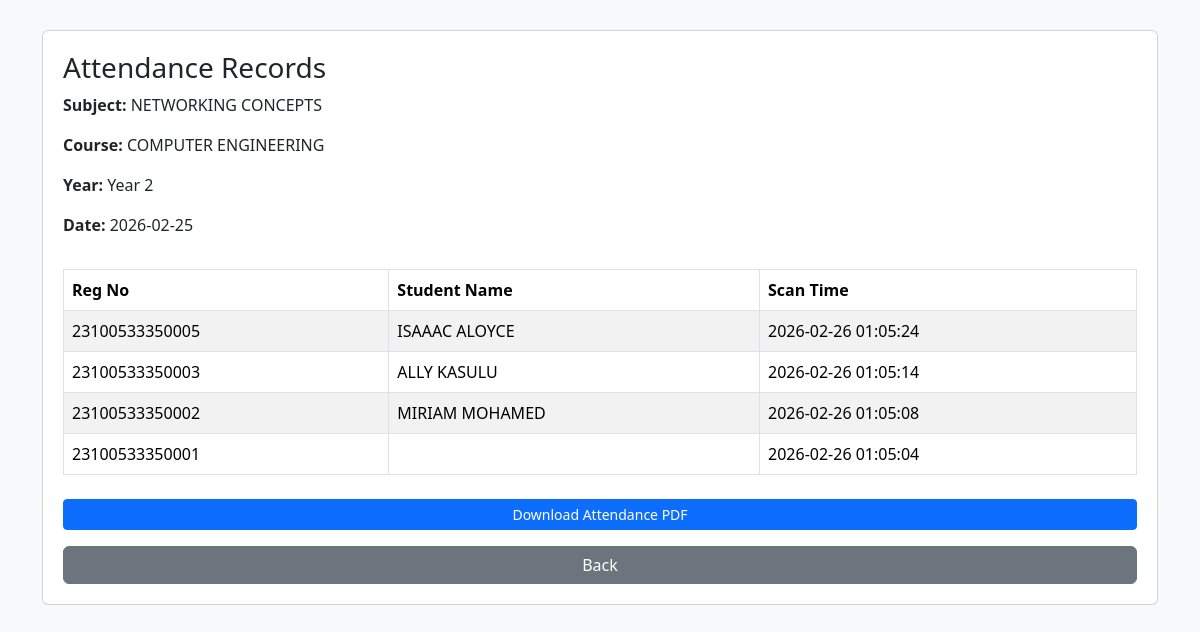
/admin/view_attendance.php?session_id=28 (signed in), run on the app's committed database.
### tables this page shows
CREATE TABLE `sessions` (
  `id` int(11) NOT NULL,
  `subject` varchar(100) DEFAULT NULL,
  `course` varchar(100) DEFAULT NULL,
  `year_of_study` varchar(20) DEFAULT NULL,
  `session_date` date DEFAULT NULL,
  `created_at` datetime DEFAULT current_timestamp()
);

CREATE TABLE `attendance` (
  `id` int(11) NOT NULL,
  `session_id` int(11) DEFAULT NULL,
  `reg_number` varchar(50) DEFAULT NULL,
  `scan_time` datetime DEFAULT current_timestamp()
);

CREATE TABLE `students` (
  `id` int(11) NOT NULL,
  `reg_number` varchar(50) DEFAULT NULL,
  `full_name` varchar(100) DEFAULT NULL,
  `course` varchar(100) DEFAULT NULL,
  `year_of_study` varchar(20) DEFAULT NULL,
  `created_at` datetime DEFAULT current_timestamp()
);

### admin/view_attendance.php (the view, shortened to what this page needs)
<?php
include "../config/database.php";
$session_id = $_GET['session_id'] ?? 0;
$stmt = $conn->prepare("SELECT * FROM sessions WHERE id = ?");
$stmt->bind_param("i", $session_id);
$stmt->execute();
$session = $stmt->get_result()->fetch_assoc();
$stmt2 = $conn->prepare("
    SELECT a.reg_number, s.full_name AS student_name, a.scan_time
    FROM attendance a
    LEFT JOIN students s ON a.reg_number = s.reg_number
    WHERE a.session_id = ?
    ORDER BY a.scan_time DESC
");
$stmt2->bind_param("i", $session_id);
$stmt2->execute();
$res = $stmt2->get_result();
?>
<!DOCTYPE html>
<html>
<head>
<link href="https://cdn.jsdelivr.net/npm/bootstrap@5.3.2/dist/css/bootstrap.min.css" rel="stylesheet">
</head>
<body>
<div class="container">
    <div class="card">
        <h3>Attendance Records</h3>
        <?php if($session): ?>
            <p><strong>Subject:</strong> <?php echo htmlspecialchars($session['subject']); ?></p>
            <p><strong>Course:</strong> <?php echo htmlspecialchars($session['course']); ?></p>
            <p><strong>Year:</strong> <?php echo htmlspecialchars($session['year_of_study']); ?></p>
            <p><strong>Date:</strong> <?php echo htmlspecialchars($session['session_date']); ?></p>
        <?php endif; ?>
        <table class="table table-bordered table-striped mt-3">
            <thead>
                <tr>
                    <th>Reg No</th>
                    <th>Student Name</th>
                    <th>Scan Time</th>
                </tr>
            </thead>
            <tbody>
                <?php while($row = $res->fetch_assoc()): ?>
                <tr>
                    <td><?php echo htmlspecialchars($row['reg_number']); ?></td>
                    <td><?php echo htmlspecialchars($row['student_name']); ?></td>
                    <td><?php echo htmlspecialchars($row['scan_time']); ?></td>
                </tr>
                <?php endwhile; ?>
            </tbody>
        </table>
<a href="../lecturer/download_attendance.php?session_id=<?php echo $session_id; ?>"
   class="btn btn-primary btn-sm mt-2">
   Download Attendance PDF
</a>
        <a href="../lecturer/dashboard.php" class="btn btn-secondary mt-3">Back</a>
    </div>
</div>
</body>
</html>

### admin/view_attendance.php (style rules this page uses)
body { background: #f8f9fa; }
.card { margin-top: 30px; padding: 20px; }

### data on the page
sessions: subject "NETWORKING CONCEPTS", course "COMPUTER ENGINEERING", year_of_study "Year 2", session_date "2026-02-25"
attendance: reg_number "23100533350005", students.full_name "ISAAAC ALOYCE", scan_time "2026-02-26 01:05:24"
attendance: reg_number "23100533350003", students.full_name "ALLY KASULU", scan_time "2026-02-26 01:05:14"
attendance: reg_number "23100533350002", students.full_name "MIRIAM MOHAMED", scan_time "2026-02-26 01:05:08"
attendance: reg_number "23100533350001", scan_time "2026-02-26 01:05:04"
